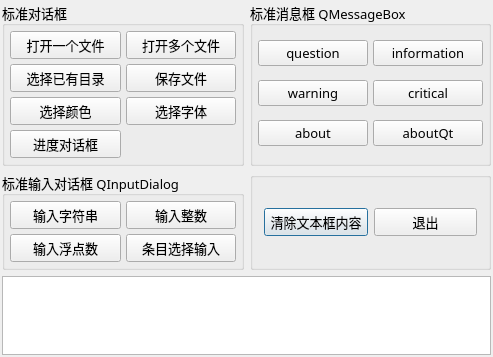
<?xml version="1.0" encoding="UTF-8"?>
<ui version="4.0">
 <class>Dialog</class>
 <widget class="QDialog" name="Dialog">
  <property name="geometry">
   <rect>
    <x>0</x>
    <y>0</y>
    <width>493</width>
    <height>357</height>
   </rect>
  </property>
  <property name="font">
   <font>
    <family>Hiragino Sans GB</family>
    <pointsize>10</pointsize>
   </font>
  </property>
  <property name="windowTitle">
   <string>标准对话框的使用</string>
  </property>
  <layout class="QVBoxLayout" name="verticalLayout">
   <property name="spacing">
    <number>6</number>
   </property>
   <property name="leftMargin">
    <number>2</number>
   </property>
   <property name="topMargin">
    <number>2</number>
   </property>
   <property name="rightMargin">
    <number>2</number>
   </property>
   <property name="bottomMargin">
    <number>2</number>
   </property>
   <item>
    <layout class="QGridLayout" name="gridLayout_4">
     <item row="1" column="1">
      <widget class="QGroupBox" name="groupBox_4">
       <property name="title">
        <string/>
       </property>
       <layout class="QHBoxLayout" name="horizontalLayout">
        <item>
         <widget class="QPushButton" name="btnClearText">
          <property name="text">
           <string>清除文本框内容</string>
          </property>
          <property name="icon">
           <iconset resource="res.qrc">
            <normaloff>:/icons/images/212.bmp</normaloff>:/icons/images/212.bmp</iconset>
          </property>
         </widget>
        </item>
        <item>
         <widget class="QPushButton" name="btnClose">
          <property name="text">
           <string>退出</string>
          </property>
          <property name="icon">
           <iconset resource="res.qrc">
            <normaloff>:/icons/images/132.bmp</normaloff>:/icons/images/132.bmp</iconset>
          </property>
         </widget>
        </item>
       </layout>
      </widget>
     </item>
     <item row="1" column="0">
      <widget class="QGroupBox" name="groupBox_3">
       <property name="title">
        <string>标准输入对话框 QInputDialog</string>
       </property>
       <layout class="QGridLayout" name="gridLayout_3">
        <property name="leftMargin">
         <number>5</number>
        </property>
        <property name="topMargin">
         <number>5</number>
        </property>
        <property name="rightMargin">
         <number>5</number>
        </property>
        <property name="bottomMargin">
         <number>5</number>
        </property>
        <property name="spacing">
         <number>5</number>
        </property>
        <item row="0" column="0">
         <widget class="QPushButton" name="btnInputString">
          <property name="text">
           <string>输入字符串</string>
          </property>
         </widget>
        </item>
        <item row="0" column="1">
         <widget class="QPushButton" name="btnInputInt">
          <property name="text">
           <string>输入整数</string>
          </property>
         </widget>
        </item>
        <item row="1" column="0">
         <widget class="QPushButton" name="btnInputFloat">
          <property name="text">
           <string>输入浮点数</string>
          </property>
         </widget>
        </item>
        <item row="1" column="1">
         <widget class="QPushButton" name="btnInputItem">
          <property name="text">
           <string>条目选择输入</string>
          </property>
         </widget>
        </item>
       </layout>
      </widget>
     </item>
     <item row="0" column="1">
      <widget class="QGroupBox" name="groupBox_2">
       <property name="title">
        <string>标准消息框 QMessageBox</string>
       </property>
       <layout class="QGridLayout" name="gridLayout_2">
        <property name="leftMargin">
         <number>5</number>
        </property>
        <property name="topMargin">
         <number>5</number>
        </property>
        <property name="rightMargin">
         <number>5</number>
        </property>
        <property name="bottomMargin">
         <number>5</number>
        </property>
        <property name="spacing">
         <number>5</number>
        </property>
        <item row="0" column="0">
         <widget class="QPushButton" name="btnMsgQuestion">
          <property name="text">
           <string>question</string>
          </property>
         </widget>
        </item>
        <item row="0" column="1">
         <widget class="QPushButton" name="btnMsgInformation">
          <property name="text">
           <string>information</string>
          </property>
         </widget>
        </item>
        <item row="1" column="0">
         <widget class="QPushButton" name="btnMsgWarning">
          <property name="text">
           <string>warning</string>
          </property>
         </widget>
        </item>
        <item row="1" column="1">
         <widget class="QPushButton" name="btnMsgCritical">
          <property name="text">
           <string>critical</string>
          </property>
         </widget>
        </item>
        <item row="2" column="0">
         <widget class="QPushButton" name="btnMsgAbout">
          <property name="text">
           <string>about</string>
          </property>
         </widget>
        </item>
        <item row="2" column="1">
         <widget class="QPushButton" name="btnMsgAboutQt">
          <property name="text">
           <string>aboutQt</string>
          </property>
         </widget>
        </item>
       </layout>
      </widget>
     </item>
     <item row="0" column="0">
      <widget class="QGroupBox" name="groupBox">
       <property name="minimumSize">
        <size>
         <width>220</width>
         <height>0</height>
        </size>
       </property>
       <property name="title">
        <string>标准对话框</string>
       </property>
       <layout class="QGridLayout" name="gridLayout">
        <property name="leftMargin">
         <number>5</number>
        </property>
        <property name="topMargin">
         <number>5</number>
        </property>
        <property name="rightMargin">
         <number>5</number>
        </property>
        <property name="bottomMargin">
         <number>5</number>
        </property>
        <property name="spacing">
         <number>5</number>
        </property>
        <item row="1" column="0">
         <widget class="QPushButton" name="btnSelDir">
          <property name="text">
           <string>选择已有目录</string>
          </property>
         </widget>
        </item>
        <item row="2" column="0">
         <widget class="QPushButton" name="btnColor">
          <property name="text">
           <string>选择颜色</string>
          </property>
         </widget>
        </item>
        <item row="0" column="0">
         <widget class="QPushButton" name="btnOpen">
          <property name="text">
           <string>打开一个文件</string>
          </property>
         </widget>
        </item>
        <item row="1" column="1">
         <widget class="QPushButton" name="btnSave">
          <property name="text">
           <string>保存文件</string>
          </property>
         </widget>
        </item>
        <item row="2" column="1">
         <widget class="QPushButton" name="btnFont">
          <property name="text">
           <string>选择字体</string>
          </property>
         </widget>
        </item>
        <item row="0" column="1">
         <widget class="QPushButton" name="btnOpenMulti">
          <property name="text">
           <string>打开多个文件</string>
          </property>
         </widget>
        </item>
        <item row="3" column="0">
         <widget class="QPushButton" name="btnProgress">
          <property name="text">
           <string>进度对话框</string>
          </property>
         </widget>
        </item>
       </layout>
      </widget>
     </item>
    </layout>
   </item>
   <item>
    <widget class="QPlainTextEdit" name="plainTextEdit">
     <property name="font">
      <font>
       <family>Times New Roman</family>
       <pointsize>11</pointsize>
      </font>
     </property>
    </widget>
   </item>
  </layout>
 </widget>
 <layoutdefault spacing="6" margin="11"/>
 <tabstops>
  <tabstop>btnOpen</tabstop>
  <tabstop>btnOpenMulti</tabstop>
  <tabstop>btnSelDir</tabstop>
  <tabstop>btnSave</tabstop>
  <tabstop>btnColor</tabstop>
  <tabstop>btnFont</tabstop>
  <tabstop>btnMsgQuestion</tabstop>
  <tabstop>btnMsgInformation</tabstop>
  <tabstop>btnInputString</tabstop>
  <tabstop>btnInputInt</tabstop>
  <tabstop>btnInputFloat</tabstop>
  <tabstop>btnInputItem</tabstop>
  <tabstop>btnClearText</tabstop>
  <tabstop>plainTextEdit</tabstop>
 </tabstops>
 <resources>
  <include location="res.qrc"/>
 </resources>
 <connections>
  <connection>
   <sender>btnClose</sender>
   <signal>clicked()</signal>
   <receiver>Dialog</receiver>
   <slot>close()</slot>
   <hints>
    <hint type="sourcelabel">
     <x>419</x>
     <y>150</y>
    </hint>
    <hint type="destinationlabel">
     <x>244</x>
     <y>163</y>
    </hint>
   </hints>
  </connection>
  <connection>
   <sender>btnClearText</sender>
   <signal>clicked()</signal>
   <receiver>plainTextEdit</receiver>
   <slot>clear()</slot>
   <hints>
    <hint type="sourcelabel">
     <x>298</x>
     <y>150</y>
    </hint>
    <hint type="destinationlabel">
     <x>244</x>
     <y>260</y>
    </hint>
   </hints>
  </connection>
 </connections>
</ui>
